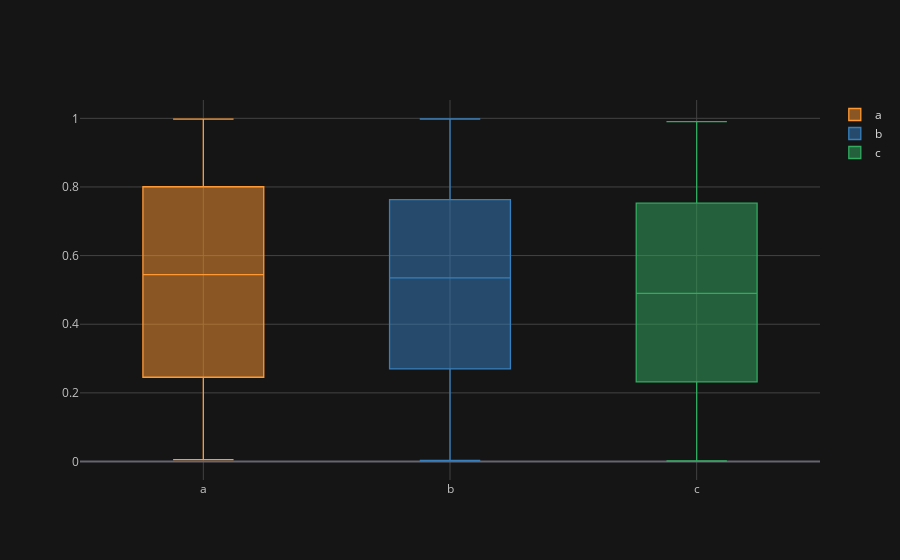

The cell this chart's notebook holds for it:
### Code cell
df.iplot(kind='box')

### Figure 1 — Plotly figure (JSON) as saved in the notebook; plotly's stock layout.template omitted (floating-point values rounded to 4 significant figures; data arrays with more than 128 entries replaced by an {"elided": "..."} marker saying what was removed)
{"data": [{"boxpoints": false, "line": {"width": 1.3}, "marker": {"color": "rgba(255, 153, 51, 1.0)"}, "name": "a", "orientation": "v", "type": "box", "y": {"elided": "300 float values"}}, {"boxpoints": false, "line": {"width": 1.3}, "marker": {"color": "rgba(55, 128, 191, 1.0)"}, "name": "b", "orientation": "v", "type": "box", "y": {"elided": "300 float values"}}, {"boxpoints": false, "line": {"width": 1.3}, "marker": {"color": "rgba(50, 171, 96, 1.0)"}, "name": "c", "orientation": "v", "type": "box", "y": {"elided": "300 float values"}}], "layout": {"legend": {"bgcolor": "#151516", "font": {"color": "#D9D9D9"}}, "paper_bgcolor": "#151516", "plot_bgcolor": "#151516", "title": {"font": {"color": "#D9D9D9"}}, "xaxis": {"gridcolor": "#434343", "showgrid": true, "tickfont": {"color": "#C2C2C2"}, "title": {"font": {"color": "#D9D9D9"}, "text": ""}, "zerolinecolor": "#666570"}, "yaxis": {"gridcolor": "#434343", "showgrid": true, "tickfont": {"color": "#C2C2C2"}, "title": {"font": {"color": "#D9D9D9"}, "text": ""}, "zerolinecolor": "#666570"}}}
